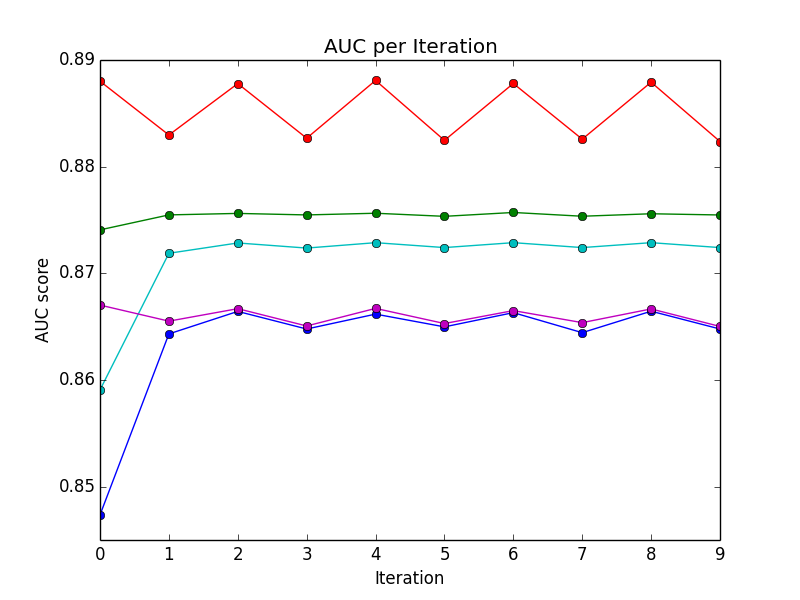

Python code for this plot:
import sys
import re
import matplotlib.pyplot as plt
import numpy as np

COLORS = ['r', 'g', 'b', 'c', 'm']

def main():
	data_file, num_folds, image_file = get_args()
	cells = None
	try:
		cells = map(lambda line: filter(lambda cell: cell, re.split(' |\n', line)), open(data_file, 'r').readlines())
	except:
		error("Couldn't read '" + data_file + "'")
	num_rows = len(cells)
	try:
		for i in range(num_rows):
			for j in range(0, 4):
				cells[i][j] = int(cells[i][j])
			cells[i][4] = float(cells[i][4])
	except:
		error("Couldn't parse '" + data_file + "'")
	ax = plt.subplot(111)
	num_iterations = int(num_rows / num_folds)
	average_aucs = []
	for i in np.arange(0, num_folds*num_iterations, num_iterations):
		fold = cells[i:i+num_iterations]
		aucs = map(lambda cells: cells[4], fold)
		ax.plot(range(num_iterations), aucs, COLORS[int(i/num_iterations)]+'o-')
	ax.set_title('AUC per Iteration')
	ax.set_xlabel('Iteration')
	ax.set_ylabel('AUC score')
	plt.savefig(image_file)

def get_args():
	args = sys.argv
	num_args = len(args)
	if num_args == 4:
		data_file, num_folds, image_file = args[1], args[2], args[3]
		try:
			num_folds = int(num_folds)
		except:
			error("Couldn't parse the given number of folds, '" + num_folds + "', as an integer")
		return data_file, num_folds, image_file
	else:
		error('Usage: python iterations.py <data file to read from> <number of cross validation num_folds used> <image file to write to>')

def error(message):
	print(message)
	exit(1)

main()
